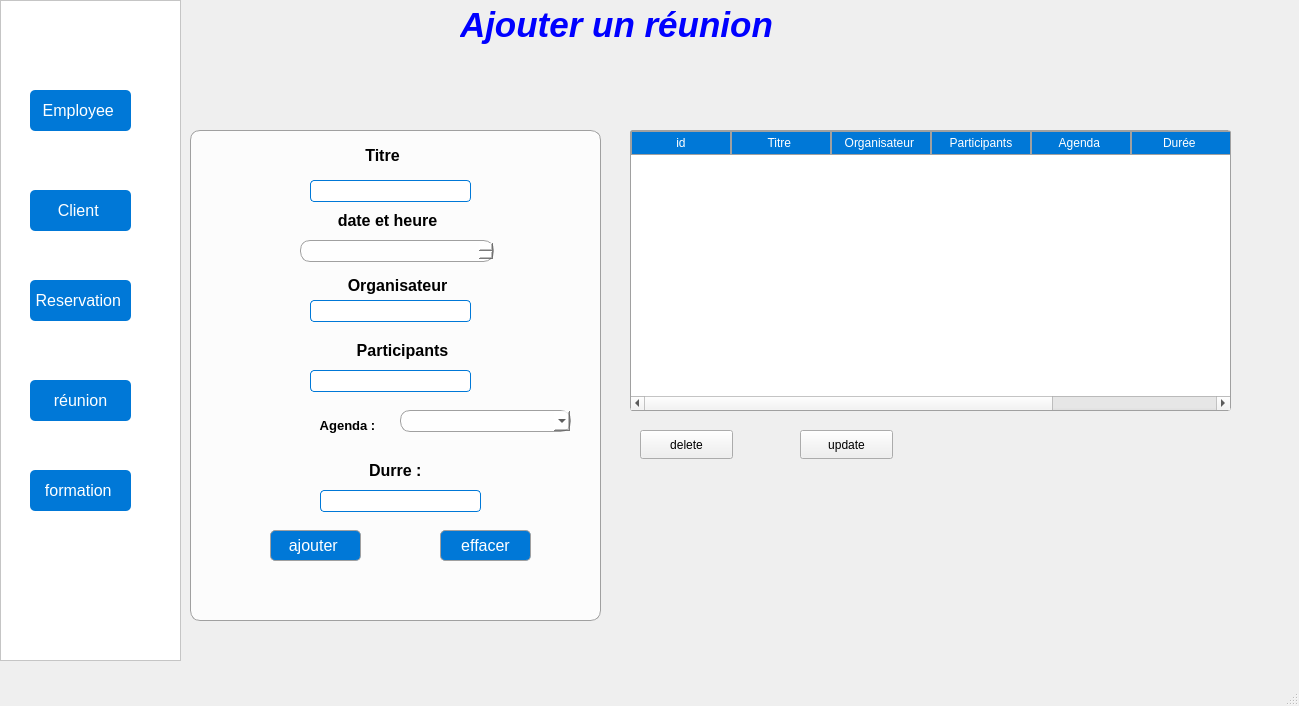
<?xml version="1.0" encoding="UTF-8"?>
<ui version="4.0">
 <class>MainWindow</class>
 <widget class="QMainWindow" name="MainWindow">
  <property name="geometry">
   <rect>
    <x>0</x>
    <y>0</y>
    <width>1299</width>
    <height>706</height>
   </rect>
  </property>
  <property name="windowTitle">
   <string>MainWindow</string>
  </property>
  <property name="styleSheet">
   <string notr="true">background: qlineargradient(spread:pad, x1:0, y1:0, x2:1, y2:1, 
        stop:0 rgba(173, 216, 230, 255),
        stop:1 rgba(255, 255, 255, 255)); </string>
  </property>
  <widget class="QWidget" name="centralwidget">
   <widget class="QLabel" name="label_6">
    <property name="geometry">
     <rect>
      <x>460</x>
      <y>-40</y>
      <width>511</width>
      <height>131</height>
     </rect>
    </property>
    <property name="baseSize">
     <size>
      <width>30</width>
      <height>0</height>
     </size>
    </property>
    <property name="font">
     <font>
      <family>Segoe UI</family>
      <pointsize>25</pointsize>
      <italic>true</italic>
      <bold>true</bold>
      <underline>false</underline>
      <strikeout>false</strikeout>
      <stylestrategy>PreferDefault</stylestrategy>
      <hintingpreference>PreferDefaultHinting</hintingpreference>
     </font>
    </property>
    <property name="cursor">
     <cursorShape>ArrowCursor</cursorShape>
    </property>
    <property name="mouseTracking">
     <bool>true</bool>
    </property>
    <property name="tabletTracking">
     <bool>false</bool>
    </property>
    <property name="styleSheet">
     <string notr="true">background-color: transparent</string>
    </property>
    <property name="text">
     <string>&lt;!DOCTYPE HTML PUBLIC &quot;-//W3C//DTD HTML 4.0//EN&quot; &quot;http://www.w3.org/TR/REC-html40/strict.dtd&quot;&gt;
&lt;html&gt;&lt;head&gt;&lt;meta name=&quot;qrichtext&quot; content=&quot;1&quot; /&gt;&lt;meta charset=&quot;utf-8&quot; /&gt;&lt;style type=&quot;text/css&quot;&gt;
p, li { white-space: pre-wrap; }
hr { height: 1px; border-width: 0; }
li.unchecked::marker { content: &quot;\2610&quot;; }
li.checked::marker { content: &quot;\2612&quot;; }
&lt;/style&gt;&lt;/head&gt;&lt;body style=&quot; font-family:'Segoe UI'; font-size:25pt; font-weight:700; font-style:italic;&quot;&gt;
&lt;p style=&quot; margin-top:0px; margin-bottom:0px; margin-left:0px; margin-right:0px; -qt-block-indent:0; text-indent:0px;&quot;&gt;&lt;span style=&quot; font-size:26pt; color:#0000ff;&quot;&gt;Ajouter un réunion&lt;/span&gt;&lt;/p&gt;&lt;/body&gt;&lt;/html&gt;</string>
    </property>
    <property name="wordWrap">
     <bool>false</bool>
    </property>
    <property name="textInteractionFlags">
     <set>Qt::TextInteractionFlag::NoTextInteraction</set>
    </property>
   </widget>
   <widget class="QWidget" name="widget" native="true">
    <property name="geometry">
     <rect>
      <x>190</x>
      <y>130</y>
      <width>411</width>
      <height>491</height>
     </rect>
    </property>
    <property name="styleSheet">
     <string notr="true">background-color: rgba(255, 255, 255, 200); 
    border: 1px solid #A0A0A0;
    border-radius: 10px;
    padding: 10px;</string>
    </property>
    <widget class="QPushButton" name="pushButton_2">
     <property name="geometry">
      <rect>
       <x>250</x>
       <y>400</y>
       <width>91</width>
       <height>31</height>
      </rect>
     </property>
     <property name="font">
      <font>
       <pointsize>12</pointsize>
      </font>
     </property>
     <property name="styleSheet">
      <string notr="true">QPushButton {
    background-color: #0078D7; 
    color: white;
    border-radius: 5px;
    padding: 5px;
}

QPushButton:hover {
    background-color: #0056A3;
}</string>
     </property>
     <property name="text">
      <string>effacer</string>
     </property>
    </widget>
    <widget class="QPushButton" name="AddButton">
     <property name="geometry">
      <rect>
       <x>80</x>
       <y>400</y>
       <width>91</width>
       <height>31</height>
      </rect>
     </property>
     <property name="font">
      <font>
       <pointsize>12</pointsize>
      </font>
     </property>
     <property name="styleSheet">
      <string notr="true">QPushButton {
    background-color: #0078D7; 
    color: white;
    border-radius: 5px;
    padding: 5px;
}

QPushButton:hover {
    background-color: #0056A3;
}</string>
     </property>
     <property name="text">
      <string>ajouter </string>
     </property>
     <property name="flat">
      <bool>false</bool>
     </property>
    </widget>
    <widget class="QLineEdit" name="title">
     <property name="geometry">
      <rect>
       <x>120</x>
       <y>50</y>
       <width>161</width>
       <height>22</height>
      </rect>
     </property>
     <property name="styleSheet">
      <string notr="true">QLineEdit {
    color: black;
    background-color: white;
    border: 1px solid #0078D7; 
    border-radius: 4px;
    padding: 4px;
    font-size: 14px;
}

QLineEdit::placeholder {
    color: gray;
}</string>
     </property>
    </widget>
    <widget class="QLineEdit" name="organiser">
     <property name="geometry">
      <rect>
       <x>120</x>
       <y>170</y>
       <width>161</width>
       <height>22</height>
      </rect>
     </property>
     <property name="styleSheet">
      <string notr="true">QLineEdit {
    color: black;
    background-color: white;
    border: 1px solid #0078D7; 
    border-radius: 4px;
    padding: 4px;
    font-size: 14px;
}

QLineEdit::placeholder {
    color: gray;
}</string>
     </property>
    </widget>
    <widget class="QLineEdit" name="participant">
     <property name="geometry">
      <rect>
       <x>120</x>
       <y>240</y>
       <width>161</width>
       <height>22</height>
      </rect>
     </property>
     <property name="styleSheet">
      <string notr="true">QLineEdit {
    color: black;
    background-color: white;
    border: 1px solid #0078D7; 
    border-radius: 4px;
    padding: 4px;
    font-size: 14px;
}

QLineEdit::placeholder {
    color: gray;
}</string>
     </property>
    </widget>
    <widget class="QLabel" name="label_4">
     <property name="geometry">
      <rect>
       <x>80</x>
       <y>260</y>
       <width>151</width>
       <height>71</height>
      </rect>
     </property>
     <property name="styleSheet">
      <string notr="true">QLabel {
    font-size: 18px;
    font-weight: bold;
    color: #0078D7; 
    border: none;
    background: transparent;
text-align: center;
padding: 5px;
}


QLabel {
    font-size: 14px;
    color: black;
}</string>
     </property>
     <property name="text">
      <string>&lt;html&gt;&lt;head/&gt;&lt;body&gt;&lt;p align=&quot;center&quot;&gt;&lt;span style=&quot; font-size:10pt;&quot;&gt;Agenda :&lt;/span&gt;&lt;/p&gt;&lt;/body&gt;&lt;/html&gt;</string>
     </property>
    </widget>
    <widget class="QLabel" name="label_7">
     <property name="geometry">
      <rect>
       <x>110</x>
       <y>70</y>
       <width>171</width>
       <height>41</height>
      </rect>
     </property>
     <property name="styleSheet">
      <string notr="true">QLabel {
    font-size: 18px;
    font-weight: bold;
    color: #0078D7; 
    border: none;
    background: transparent;
text-align: center;
padding: 5px;
}


QLabel {
    font-size: 14px;
    color: black;
}</string>
     </property>
     <property name="text">
      <string>&lt;html&gt;&lt;head/&gt;&lt;body&gt;&lt;p align=&quot;center&quot;&gt;&lt;span style=&quot; font-size:12pt;&quot;&gt;date et heure&lt;/span&gt;&lt;/p&gt;&lt;/body&gt;&lt;/html&gt;</string>
     </property>
    </widget>
    <widget class="QLabel" name="label_8">
     <property name="geometry">
      <rect>
       <x>170</x>
       <y>320</y>
       <width>71</width>
       <height>41</height>
      </rect>
     </property>
     <property name="styleSheet">
      <string notr="true">QLabel {
    font-size: 18px;
    font-weight: bold;
    color: #0078D7; 
    border: none;
    background: transparent;
text-align: center;
padding: 5px;
}


QLabel {
    font-size: 14px;
    color: black;
}</string>
     </property>
     <property name="text">
      <string>&lt;html&gt;&lt;head/&gt;&lt;body&gt;&lt;p&gt;&lt;span style=&quot; font-size:12pt;&quot;&gt;Durre :&lt;/span&gt;&lt;/p&gt;&lt;/body&gt;&lt;/html&gt;</string>
     </property>
    </widget>
    <widget class="QDateTimeEdit" name="date_time">
     <property name="geometry">
      <rect>
       <x>110</x>
       <y>110</y>
       <width>194</width>
       <height>22</height>
      </rect>
     </property>
    </widget>
    <widget class="QComboBox" name="agenda">
     <property name="geometry">
      <rect>
       <x>210</x>
       <y>280</y>
       <width>171</width>
       <height>22</height>
      </rect>
     </property>
     <item>
      <property name="text">
       <string>car advice</string>
      </property>
     </item>
     <item>
      <property name="text">
       <string>life advice</string>
      </property>
     </item>
     <item>
      <property name="text">
       <string>future adive</string>
      </property>
     </item>
    </widget>
    <widget class="QLabel" name="label_9">
     <property name="geometry">
      <rect>
       <x>140</x>
       <y>200</y>
       <width>141</width>
       <height>41</height>
      </rect>
     </property>
     <property name="styleSheet">
      <string notr="true">QLabel {
    font-size: 18px;
    font-weight: bold;
    color: #0078D7; 
    border: none;
    background: transparent;
text-align: center;
padding: 5px;
}


QLabel {
    font-size: 14px;
    color: black;
}</string>
     </property>
     <property name="text">
      <string>&lt;html&gt;&lt;head/&gt;&lt;body&gt;&lt;p align=&quot;center&quot;&gt;&lt;span style=&quot; font-size:12pt;&quot;&gt;Participants&lt;/span&gt;&lt;/p&gt;&lt;/body&gt;&lt;/html&gt;</string>
     </property>
    </widget>
    <widget class="QLabel" name="label_10">
     <property name="geometry">
      <rect>
       <x>130</x>
       <y>140</y>
       <width>151</width>
       <height>31</height>
      </rect>
     </property>
     <property name="styleSheet">
      <string notr="true">QLabel {
    font-size: 18px;
    font-weight: bold;
    color: #0078D7; 
    border: none;
    background: transparent;
text-align: center;
padding: 5px;
}


QLabel {
    font-size: 14px;
    color: black;
}</string>
     </property>
     <property name="text">
      <string>&lt;html&gt;&lt;head/&gt;&lt;body&gt;&lt;p align=&quot;center&quot;&gt;&lt;span style=&quot; font-size:12pt;&quot;&gt;Organisateur&lt;/span&gt;&lt;/p&gt;&lt;/body&gt;&lt;/html&gt;</string>
     </property>
    </widget>
    <widget class="QLabel" name="label_11">
     <property name="geometry">
      <rect>
       <x>150</x>
       <y>0</y>
       <width>81</width>
       <height>51</height>
      </rect>
     </property>
     <property name="styleSheet">
      <string notr="true">QLabel {
    font-size: 18px;
    font-weight: bold;
    color: #0078D7; 
    border: none;
    background: transparent;
text-align: center;
padding: 5px;
}


QLabel {
    font-size: 14px;
    color: black;
}</string>
     </property>
     <property name="text">
      <string>&lt;html&gt;&lt;head/&gt;&lt;body&gt;&lt;p align=&quot;center&quot;&gt;&lt;span style=&quot; font-size:12pt;&quot;&gt;Titre&lt;/span&gt;&lt;/p&gt;&lt;/body&gt;&lt;/html&gt;</string>
     </property>
    </widget>
    <widget class="QLineEdit" name="duration">
     <property name="geometry">
      <rect>
       <x>130</x>
       <y>360</y>
       <width>161</width>
       <height>22</height>
      </rect>
     </property>
     <property name="styleSheet">
      <string notr="true">QLineEdit {
    color: black;
    background-color: white;
    border: 1px solid #0078D7; 
    border-radius: 4px;
    padding: 4px;
    font-size: 14px;
}

QLineEdit::placeholder {
    color: gray;
}</string>
     </property>
    </widget>
   </widget>
   <widget class="QTableWidget" name="tableWidget">
    <property name="geometry">
     <rect>
      <x>630</x>
      <y>130</y>
      <width>601</width>
      <height>281</height>
     </rect>
    </property>
    <property name="styleSheet">
     <string notr="true">QTableWidget {
    background-color: white;
    border: 1px solid #A0A0A0;
    border-radius: 3px;
    gridline-color: #A0A0A0;
}

QHeaderView::section {
    background-color: #0078D7;
    color: white;
    padding: 2px;
    border: 1px solid #A0A0A0;
}</string>
    </property>
    <column>
     <property name="text">
      <string>id</string>
     </property>
    </column>
    <column>
     <property name="text">
      <string>Titre </string>
     </property>
    </column>
    <column>
     <property name="text">
      <string>Organisateur </string>
     </property>
    </column>
    <column>
     <property name="text">
      <string>Participants</string>
     </property>
    </column>
    <column>
     <property name="text">
      <string>Agenda </string>
     </property>
    </column>
    <column>
     <property name="text">
      <string>Durée </string>
     </property>
    </column>
    <column>
     <property name="text">
      <string>Statut </string>
     </property>
    </column>
   </widget>
   <widget class="QFrame" name="frame">
    <property name="geometry">
     <rect>
      <x>0</x>
      <y>0</y>
      <width>181</width>
      <height>661</height>
     </rect>
    </property>
    <property name="styleSheet">
     <string notr="true">background-color: rgb(255, 255, 255);</string>
    </property>
    <property name="frameShape">
     <enum>QFrame::Shape::StyledPanel</enum>
    </property>
    <property name="frameShadow">
     <enum>QFrame::Shadow::Raised</enum>
    </property>
    <widget class="QPushButton" name="pushButton_3">
     <property name="geometry">
      <rect>
       <x>30</x>
       <y>90</y>
       <width>101</width>
       <height>41</height>
      </rect>
     </property>
     <property name="font">
      <font>
       <pointsize>12</pointsize>
      </font>
     </property>
     <property name="styleSheet">
      <string notr="true">QPushButton {
    background-color: #0078D7; 
    color: white;
    border-radius: 5px;
    padding: 5px;
}

QPushButton:hover {
    background-color: #0056A3;
}</string>
     </property>
     <property name="text">
      <string>Employee </string>
     </property>
     <property name="flat">
      <bool>false</bool>
     </property>
    </widget>
    <widget class="QPushButton" name="pushButton_4">
     <property name="geometry">
      <rect>
       <x>30</x>
       <y>190</y>
       <width>101</width>
       <height>41</height>
      </rect>
     </property>
     <property name="font">
      <font>
       <pointsize>12</pointsize>
      </font>
     </property>
     <property name="styleSheet">
      <string notr="true">QPushButton {
    background-color: #0078D7; 
    color: white;
    border-radius: 5px;
    padding: 5px;
}

QPushButton:hover {
    background-color: #0056A3;
}</string>
     </property>
     <property name="text">
      <string>Client </string>
     </property>
     <property name="flat">
      <bool>false</bool>
     </property>
    </widget>
    <widget class="QPushButton" name="pushButton_5">
     <property name="geometry">
      <rect>
       <x>30</x>
       <y>280</y>
       <width>101</width>
       <height>41</height>
      </rect>
     </property>
     <property name="font">
      <font>
       <pointsize>12</pointsize>
      </font>
     </property>
     <property name="styleSheet">
      <string notr="true">QPushButton {
    background-color: #0078D7; 
    color: white;
    border-radius: 5px;
    padding: 5px;
}

QPushButton:hover {
    background-color: #0056A3;
}</string>
     </property>
     <property name="text">
      <string>Reservation </string>
     </property>
     <property name="flat">
      <bool>false</bool>
     </property>
    </widget>
    <widget class="QPushButton" name="on_addButton_clicked">
     <property name="geometry">
      <rect>
       <x>30</x>
       <y>380</y>
       <width>101</width>
       <height>41</height>
      </rect>
     </property>
     <property name="font">
      <font>
       <pointsize>12</pointsize>
      </font>
     </property>
     <property name="styleSheet">
      <string notr="true">QPushButton {
    background-color: #0078D7; 
    color: white;
    border-radius: 5px;
    padding: 5px;
}

QPushButton:hover {
    background-color: #0056A3;
}</string>
     </property>
     <property name="text">
      <string>réunion</string>
     </property>
     <property name="flat">
      <bool>false</bool>
     </property>
    </widget>
    <widget class="QPushButton" name="pushButton_7">
     <property name="geometry">
      <rect>
       <x>30</x>
       <y>470</y>
       <width>101</width>
       <height>41</height>
      </rect>
     </property>
     <property name="font">
      <font>
       <pointsize>12</pointsize>
      </font>
     </property>
     <property name="styleSheet">
      <string notr="true">QPushButton {
    background-color: #0078D7; 
    color: white;
    border-radius: 5px;
    padding: 5px;
}

QPushButton:hover {
    background-color: #0056A3;
}</string>
     </property>
     <property name="text">
      <string>formation </string>
     </property>
     <property name="flat">
      <bool>false</bool>
     </property>
    </widget>
   </widget>
   <widget class="QPushButton" name="deleteButton">
    <property name="geometry">
     <rect>
      <x>640</x>
      <y>430</y>
      <width>93</width>
      <height>29</height>
     </rect>
    </property>
    <property name="font">
     <font>
      <strikeout>false</strikeout>
     </font>
    </property>
    <property name="text">
     <string>delete</string>
    </property>
   </widget>
   <widget class="QPushButton" name="updateButton">
    <property name="geometry">
     <rect>
      <x>800</x>
      <y>430</y>
      <width>93</width>
      <height>29</height>
     </rect>
    </property>
    <property name="text">
     <string>update</string>
    </property>
   </widget>
  </widget>
  <widget class="QMenuBar" name="menubar">
   <property name="geometry">
    <rect>
     <x>0</x>
     <y>0</y>
     <width>1299</width>
     <height>26</height>
    </rect>
   </property>
  </widget>
  <widget class="QStatusBar" name="statusbar"/>
 </widget>
 <resources/>
 <connections/>
</ui>
